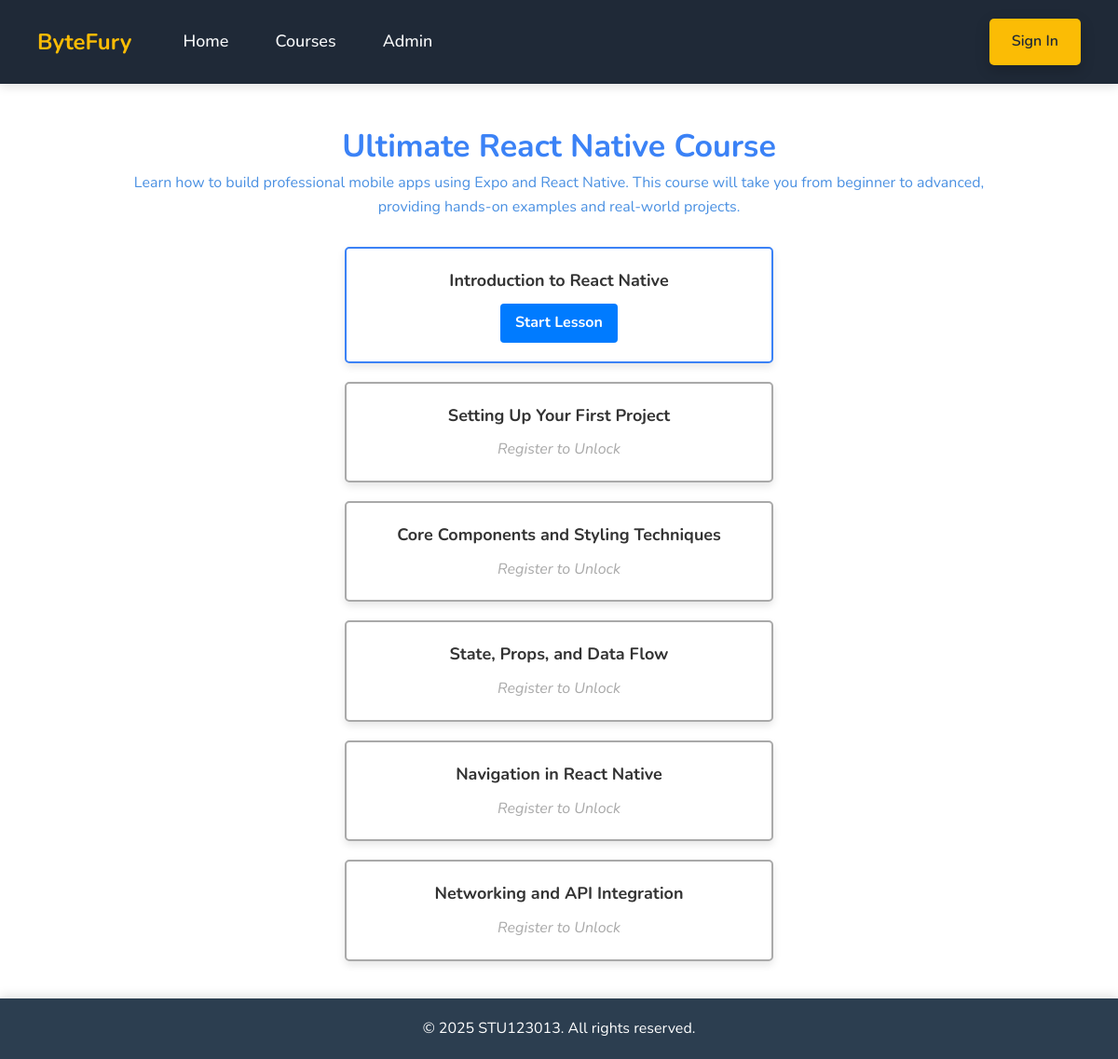
/lessons.php?course_id=1, run on the app's committed database.
### tables this page shows
CREATE TABLE `courses` (
  `id` int(11) NOT NULL,
  `title` varchar(255) NOT NULL,
  `description` text NOT NULL,
  `modules` int(11) NOT NULL,
  `hours` int(11) NOT NULL,
  `image_path` varchar(255) DEFAULT NULL
);

CREATE TABLE `lessons` (
  `id` int(11) NOT NULL,
  `course_id` int(11) NOT NULL,
  `title` varchar(255) NOT NULL,
  `content` mediumtext NOT NULL,
  `lesson_order` int(11) NOT NULL
);

### lessons.php (the view, shortened to what this page needs)
<?php
include 'header.php';
include 'connect.php';
$userId = isset($_SESSION['user_id']) ? $_SESSION['user_id'] : null;
$course_id = isset($_GET['course_id']) ? intval($_GET['course_id']) : 0;
$courseQuery = "SELECT * FROM courses WHERE id = ?";
$stmt = $conn->prepare($courseQuery);
$stmt->bind_param('i', $course_id);
$stmt->execute();
$courseResult = $stmt->get_result();
$course = $courseResult->fetch_assoc();
$lessonsQuery = "SELECT * FROM lessons WHERE course_id = ? ORDER BY lesson_order ASC";
$stmt = $conn->prepare($lessonsQuery);
$stmt->bind_param('i', $course_id);
$stmt->execute();
$lessonsResult = $stmt->get_result();
$completedLessons = [];
?>
<main class="lessons-section">
    <h2 class="lessons-course-title"><?php echo htmlspecialchars($course['title']); ?></h2>
    <p class="lessons-subtitle"><?php echo htmlspecialchars($course['description']); ?></p>
    <div class="lessons-list">
        <?php
        $isUnlocked = true;
        while ($lesson = $lessonsResult->fetch_assoc()) {
            $lessonId = $lesson['id'];
            $lessonTitle = htmlspecialchars($lesson['title']);
            $cardClass = $isUnlocked ? 'unlocked' : 'locked';
            if ($isUnlocked) {
                $lessonLink = "<a href='lesson.php?id={$lessonId}' class='start-lesson-btn'>Start Lesson</a>";
            } else {
                $lessonLink = $userId
                    ? "<span class='locked-lesson'>Locked - Complete previous lessons</span>"
                    : "<a href='/COM6011/signup.php' class='locked-lesson'>Register to Unlock</a>";
            }
            echo "<div class='lessons-card {$cardClass}'>
                    <h3 class='lessons-title'>{$lessonTitle}</h3>
                    {$lessonLink}
                  </div>";
            $isUnlocked = $userId ? in_array($lessonId, $completedLessons) : false;
        }
        ?>
    </div>
</main>
<?php include 'footer.php'; ?>

### header.php (shortened to what this page needs)
<!DOCTYPE html>
<html lang="en">
<head>
    <link rel="stylesheet" href="/COM6011/style.css">
</head>
<body>
<header class="header">
    <div class="flex-container">
        <h1 class="site-title">ByteFury</h1>
        <nav class="nav-bar">
            <ul>
                <li><a href="/COM6011/index.php">Home</a></li>
                <li><a href="/COM6011/courses.php">Courses</a></li>
                <li><a href="/COM6011/admin/index.php">Admin</a></li>
            </ul>
        </nav>
    </div>
    <div class="auth-container">
        <div class="sign-in-btn">
            <?php
            if (isset($_SESSION['username'])) {
                echo "<a href='/COM6011/logout.php'>Logout</a>";
            } else {
                echo "<a href='/COM6011/login.php'>Sign In</a>";
            }
            ?>
        </div>
    </div>
</header>

### footer.php
<footer class="footer">
    <p>&copy; <?php echo date('Y'); ?> STU123013. All rights reserved.</p>
</footer>
</body>
</html>

### style.css (style rules this page uses)
* { margin: 0; padding: 0; box-sizing: border-box; }
html, body { font-family: 'Nunito', sans-serif; line-height: 1.6; height: 100%; }
body { display: flex; flex-direction: column; justify-content: space-between; min-height: 100vh; }
a { text-decoration: none; color: inherit; }
.header { background-color: #1f2937; color: white; padding: 20px 40px; display: flex; justify-content: space-between; align-items: center; box-shadow: 0 4px 10px rgba(0, 0, 0, 0.1); position: sticky; top: 0; z-index: 1000; flex-wrap: wrap; }
.flex-container { display: flex; align-items: center; gap: 40px; }
.auth-container { display: flex; align-items: center; gap: 20px; }
.site-title { font-size: 24px; font-weight: bold; color: #fbbc05; }
.nav-bar ul { list-style-type: none; display: flex; gap: 20px; }
.nav-bar ul li a { color: #f9fafb; font-size: 18px; font-weight: 500; padding: 27px 15px; transition: background-color 0.3s ease, transform 0.3s ease; }
.sign-in-btn { display: flex; align-items: center; justify-content: center; }
.explore-btn, .sign-in-btn a, .quiz-button, .view-lessons-btn, .quiz-result .btn { display: inline-block; padding: 12px 24px; font-size: 16px; font-weight: 600; color: #1f2937; background-color: #fbbc05; border-radius: 5px; text-align: center; transition: background-color 0.3s ease, transform 0.3s ease; box-shadow: 0 5px 15px rgba(0, 0, 0, 0.2); }
.lessons-section { flex-direction: column; padding: 40px; max-width: 1000px; margin: auto; }
.lessons-course-title { color: #3b82f6; font-size: 34px; text-align: center; }
.lessons-title { font-size: 28px; font-weight: 700; text-align: center; margin-bottom: 10px; }
.lessons-subtitle { text-align: center; font-size: 16px; color: #4A90E2; margin-bottom: 30px; }
.lessons-list { display: flex; flex-direction: column; gap: 20px; align-items: center; }
.lessons-card { width: 50%; background-color: #fff; padding: 20px; border: 2px solid; border-radius: 5px; box-shadow: 0 4px 8px rgba(0, 0, 0, 0.1); transition: border-color 0.3s; text-align: center; }
.lessons-card.unlocked { border-color: #3b82f6; }
.lessons-card.locked { border-color: #A9A9A9; }
.lessons-title { font-size: 18px; font-weight: bold; color: #333; }
.locked-lesson { color: #A9A9A9; text-decoration: none; font-style: italic; }
.start-lesson-btn { display: inline-block; padding: 8px 16px; background-color: #007BFF; color: #fff; border-radius: 4px; font-weight: bold; text-decoration: none; transition: background-color 0.3s; }
.footer { background-color: #2C3E50; color: white; text-align: center; padding: 20px 0; font-size: 16px; font-weight: 400; position: relative; box-shadow: 0 -4px 10px rgba(0, 0, 0, 0.1); }
.footer p { margin: 0; }

### data on the page
courses: title "Ultimate React Native Course", description "Learn how to build professional mobile apps using Expo and React Native. This course will take you from beginner to advanced, providing hands-on examples and real-world projects."
lessons: title "Introduction to React Native"
lessons: title "Setting Up Your First Project", shows "Register to Unlock"
lessons: title "Core Components and Styling Techniques", shows "Register to Unlock"
lessons: title "State, Props, and Data Flow", shows "Register to Unlock"
lessons: title "Navigation in React Native", shows "Register to Unlock"
lessons: title "Networking and API Integration", shows "Register to Unlock"
